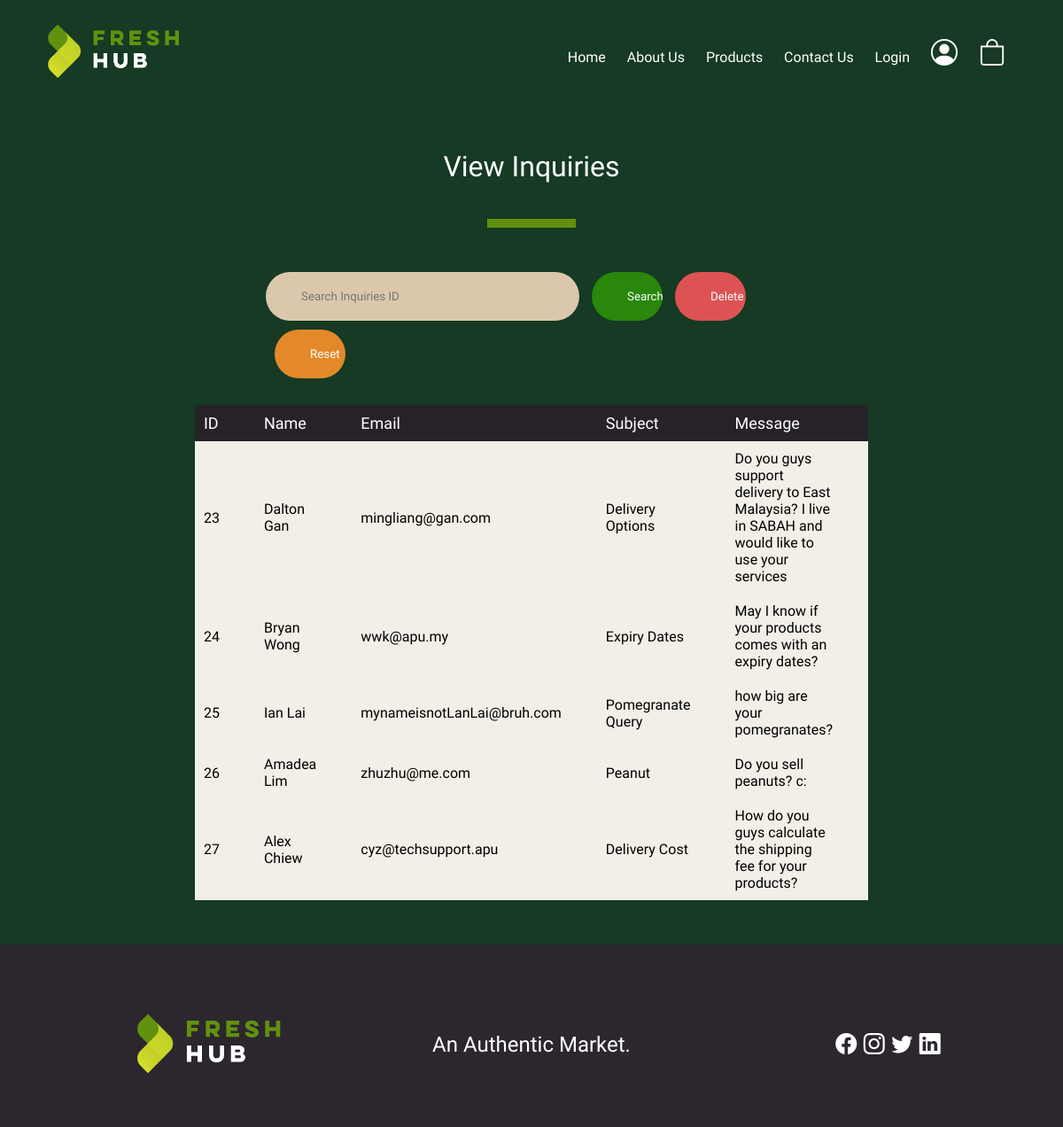
Screenshot of /contactUs/viewInquiries.php with the database file from the repository.
### tables this page shows
CREATE TABLE `inquiries` (
  `inquiry_id` int(11) NOT NULL,
  `name` varchar(255) NOT NULL,
  `email` varchar(255) NOT NULL,
  `subject` varchar(255) NOT NULL,
  `message` varchar(255) NOT NULL
);

### contactUs/viewInquiries.php (the view, shortened to what this page needs)
<?php include "../homepage/header.php"?>
<!DOCTYPE html>
<html lang="en">
<head>
    <link rel="stylesheet" href="inquiriesTable.css">
    <link rel="stylesheet" href="../homepage/homepage.css">
    <link rel="stylesheet" href="https://cdn.jsdelivr.net/npm/bootstrap-icons@1.5.0/font/bootstrap-icons.css">
</head>
<body>
<div class="database-feedback">
    <h1 class="feedback-header">View Inquiries</h1>
    <div class="feedback-border"></div>
    <div class="modify-inquiry">
        <form class="inquiry-box" action="#" method="get">
            <input type="text" class="inquiry-form" placeholder="Search Inquiries ID" name="txtInquiryID" required>
            <input type="submit" value="Search" name="btnSubmit" class="inquiry-submit">
            <input type="submit" value="Delete" name="btnDelete" class="inquiry-delete">
        </form>
        <a href="../contactUs/viewInquiries.php"><button class="inquiry-reset">Reset</button></a>
    </div>
    <table>
        <tr>
            <th>ID</th>
            <th>Name</th>
            <th>Email</th>
            <th>Subject</th>
            <th>Message</th>
        </tr>
        <?php
            $conn = mysqli_connect("localhost", "root", "", "freshhub");
            if (isset($_GET['btnSubmit'])) {
                $inquiry_id = $_GET['txtInquiryID'];
                $sqlQuery = "SELECT * FROM inquiries WHERE inquiry_id = '$inquiry_id'";
                $result = mysqli_query($conn, $sqlQuery);
                while ($row = mysqli_fetch_assoc($result)) {
                    echo
                    "<tr><td class='inquiry-id'>" . $row["inquiry_id"] .
                    "</td><td class='inquiry-name'>" . $row["name"] .
                    "</td><td class='inquiry-email'>" . $row["email"] .
                    "</td><td class='inquiry-subject'>" . $row["subject"] .
                    "</td><td class='class='inquiry-textarea'>" . $row["message"] .
                    "</td></td>";
                }
                echo "</table>";
            }
            else {
                $sql = "SELECT inquiry_id, name, email, subject, message FROM inquiries";
                $result = $conn-> query($sql);
                while ($row = $result -> fetch_assoc()) {
                    echo
                    "<tr><td class='inquiry-id'>" . $row["inquiry_id"] .
                    "</td><td class='inquiry-name'>" . $row["name"] .
                    "</td><td class='inquiry-email'>" . $row["email"] .
                    "</td><td class='inquiry-subject'>" . $row["subject"] .
                    "</td><td class='class='inquiry-textarea'>" . $row["message"] .
                    "</td></td>";
                }
                echo "</table>";
            }
        ?>
</div>
</body>
</html>
<?php include "../homepage/footer.php"?>

### homepage/header.php (shortened to what this page needs)
<!DOCTYPE html>
<html lang="en">
<head>
    <link rel="stylesheet" href="../homepage/homepage.css">
    <link rel="stylesheet" href="https://cdn.jsdelivr.net/npm/bootstrap-icons@1.5.0/font/bootstrap-icons.css">
</head>
<body>
<div class="header">
    <div class="container">
        <div class="navbar">
            <div class="logo">
                <a href="../homepage/homepage.php"><img src="../images/logo_white_smol.png" alt="logo" width="165px" height="75px"></a>
            </div>
            <nav>
                <ul>
                    <li><a href="../homepage/homepage.php">Home</a></li>
                    <li><a href="../aboutUs/aboutUs.php">About Us</a></li>
                    <li><a href="../viewProducts/productPage.php">Products</a></li>
                    <li><a href="../contactUs/contactpage.php">Contact Us</a></li>
                    <?php if (isset($_SESSION['userID'])) {
                        $userID = $_SESSION["userID"];
                        echo "<li><a href='../viewOrderHistory/orderHistory.php'>Order History</a></li>";
                        echo "<li><a href='../includes/loginRegisterInc/logoutInc.php'> Log out </a></li>";
                    } else {
                        echo "<li><a href='../loginRegister/login.php'> Login </a></li>";
                    }
                    ?>
                    <li>
                        <a href="../profilePage/editProfile.php"><i class="bi-person-circle" style="font-size: 30px; color: #FFF;"></i></a>
                    </li>
                    <li>
                        <a href="../shoppingCart/cart.php"><i class="bi-bag" style="font-size: 30px; color: #FFF;"></i></a>
                    </li>
                </ul>
            </nav>
        </div>
    </div>
</div>
</body>
</html>

### homepage/footer.php (shortened to what this page needs)
<!DOCTYPE html>
<html lang="en">
<head>
    <link rel="stylesheet" href="../homepage/homepage.css">
    <link rel="stylesheet" href="https://cdn.jsdelivr.net/npm/bootstrap-icons@1.5.0/font/bootstrap-icons.css">
</head>
<body>
    <div class="footer">
        <div class="container">
            <div class="row">
                <div class="footer-col-1">
                    <a href="../homepage/homepage.php"><img src="../images/logo_white_smol.png" alt="logoFooter"></a>
                </div>
                <div class="footer-col-2">
                    <h2>An Authentic Market.</h2>
                </div>
                <div class="footer-col-3">
                    <ul>
                        <li><i class="bi-facebook"></i></li>
                        <li><i class="bi-instagram"></i></li>
                        <li><i class="bi-twitter"></i></li>
                        <li><i class="bi-linkedin"></i></li>
                    </ul>
                </div>
            </div>
        </div>
    </div>
</body>
</html>

### homepage/homepage.css (style rules this page uses)
* { margin: 0; padding: 0; box-sizing: border-box; }
body { font-family: 'Didact Gothic', sans-serif; display: flex; flex-direction: column; min-height: 100vh; }
a { text-decoration: none; color: #FFF; }
.container { max-width: 1600px; margin: auto; padding-left: 25px; padding-right: 25px; }
.row { display: flex; align-items: center; flex-wrap: wrap; justify-content: space-around; }
.header { background: #163A24; position: sticky; top: 0; }
.navbar { display: flex; align-items: center; padding: 20px; }
nav { flex: 1; text-align: right; }
nav ul { display: inline-block; list-style-type: none; font-family: 'Didact Gothic', sans-serif; }
nav ul li { display: inline-block; margin-right: 20px; }
.footer { background: #2C272E; color: #8a8a8a; font-size: 14px; padding: 60px 0 20px; margin-top: auto; }
.footer h2 { color: #fff; margin-bottom: 0px; }
.footer i { color: #fff; padding: 2px 0 ; }
.footer-col-1, .footer-col-2, .footer-col-3 { min-width: 250px; margin-bottom: 20px; }
.footer-col-1 { flex-basis: 30%; margin: 10px 0; }
.footer-col-1 img { width: 90px; margin-bottom: 20px; margin-left: 120px; }
.footer-col-2 { flex: 1; text-align: center; }
.footer-col-2 h2 { font-family: 'Calistoga', cursive; font-weight: lighter; font-size: 24px; }
.footer-col-1 img { width: 180px; margin-bottom: 20px; }
.footer-col-3 { flex-basis: 30%; text-align: center; }
.footer-col-3 ul { display: inline-block; }
.footer-col-3 ul li { list-style-type: none; display: inline-block; padding: 2px 2px; align-items: left; font-size: 24px; }

### contactUs/inquiriesTable.css (style rules this page uses)
html { background: #163A24; }
.database-feedback { background:#163A24; padding-top: 50px; padding-bottom: 50px; }
.feedback-header { color: #fff; font-family: 'Calistoga', cursive; font-weight: lighter; text-align: center; }
.feedback-border { width: 100px; height: 10px; background: #61910F; margin: 40px auto; }
table { border-collapse: collapse; width: 50%; color: #000; background: #F2EFE6; font-family: 'Didact Gothic', sans-serif; font-size: 16px; text-align: left; margin-left: auto; margin-right: auto; }
th { background-color: #262228; color: #FFF; padding-top: 10px; padding-bottom: 10px; font-family: 'Calistoga', cursive; font-weight: lighter; font-size: 18px; padding-right: 40px; padding-left: 10px; }
td { padding-top: 10px; padding-bottom: 10px; padding-right: 40px; padding-left: 10px; }
.inquiry-id { width: 12%; }
.inquiry-subject { width: 18%; }
.inquiry-email { width: 20%; }
.inquiry-name { width: 12%; }
.modify-inquiry { background: #163A24; padding-bottom: 30px; width: 50%; margin: auto; }
.inquiry-box { overflow: hidden; display: inline; }
.inquiry-form { width:59%; display: inline; box-sizing: border-box; margin: auto; border: 0; border-radius: 30px; background: #DBC8AC; padding: 20px 40px; outline: none; color: #555; transition: 0.5s; font-family: 'Didact Gothic', sans-serif; }
.inquiry-submit { margin-top: 10px; margin-left: 10px; width: 12%; border: 0; background: #29870b; color: #fff; padding: 20px 40px; border-radius:30px; cursor: pointer; transition: 0.5s; font-family: 'Didact Gothic', sans-serif; }
.inquiry-delete { margin-top: 10px; margin-left: 10px; width: 12%; border: 0; background: #DD5353; color: #fff; padding: 20px 40px; border-radius:30px; cursor: pointer; transition: 0.5s; font-family: 'Didact Gothic', sans-serif; }
.inquiry-reset { margin-top: 10px; margin-left: 10px; width: 12%; border: 0; background: #E48929; color: #fff; padding: 20px 40px; border-radius:30px; cursor: pointer; transition: 0.5s; font-family: 'Didact Gothic', sans-serif; }

### rows the page displays
inquiries: inquiry_id "23", name "Dalton Gan", email "mingliang@gan.com", subject "Delivery Options", message "Do you guys support delivery to East Malaysia? I live in SABAH and would like to use your services"
inquiries: inquiry_id "24", name "Bryan Wong", email "wwk@apu.my", subject "Expiry Dates", message "May I know if your products comes with an expiry dates?"
inquiries: inquiry_id "25", name "Ian Lai", email "mynameisnotLanLai@bruh.com", subject "Pomegranate Query", message "how big are your pomegranates?"
inquiries: inquiry_id "26", name "Amadea Lim", email "zhuzhu@me.com", subject "Peanut", message "Do you sell peanuts? c:"
inquiries: inquiry_id "27", name "Alex Chiew", email "cyz@techsupport.apu", subject "Delivery Cost", message "How do you guys calculate the shipping fee for your products?"
